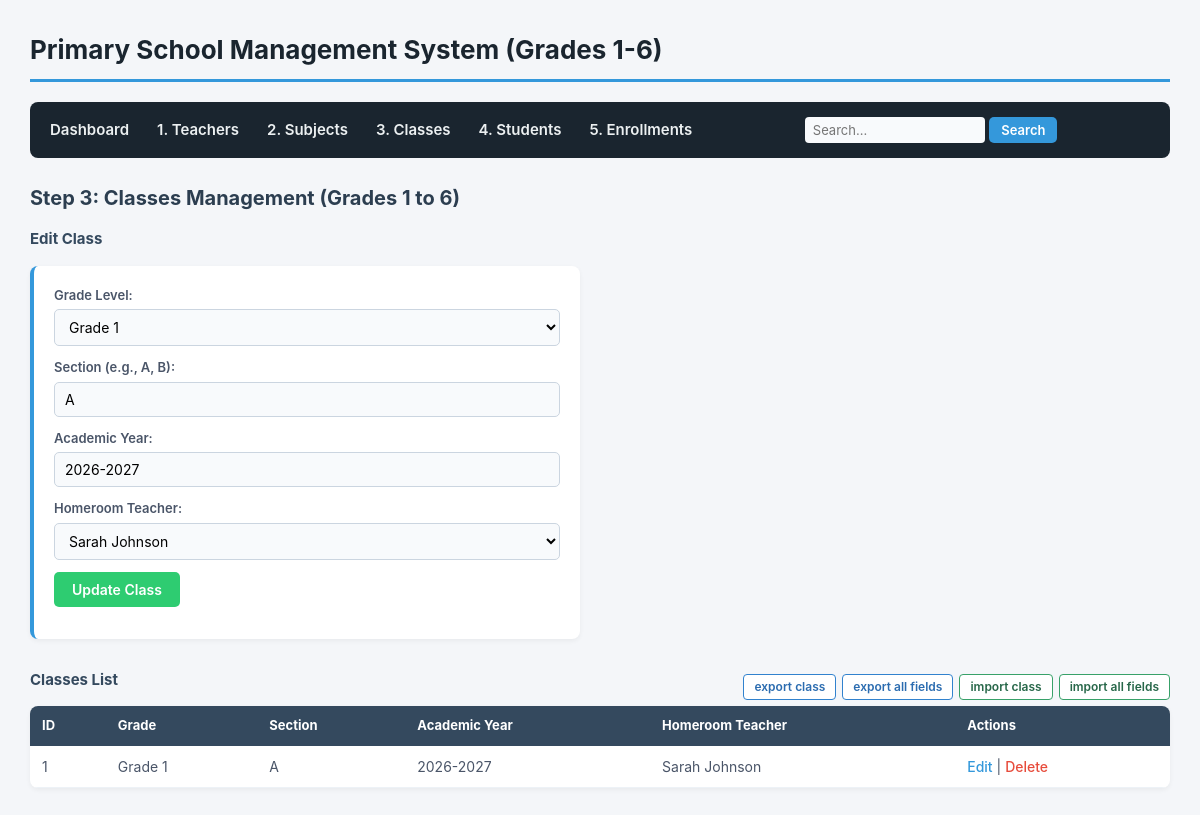
/classes.php?edit=1, run on the app's committed database.
### tables this page shows
CREATE TABLE `classes` (
  `class_id` int(11) NOT NULL,
  `grade_level` int(11) NOT NULL CHECK (`grade_level` between 1 and 6),
  `section` varchar(5) NOT NULL,
  `academic_year` varchar(9) NOT NULL,
  `homeroom_teacher_id` int(11) DEFAULT NULL
);

CREATE TABLE `teachers` (
  `teacher_id` int(11) NOT NULL,
  `first_name` varchar(50) NOT NULL,
  `last_name` varchar(50) NOT NULL,
  `email` varchar(100) NOT NULL,
  `phone` varchar(20) DEFAULT NULL,
  `hire_date` date DEFAULT curdate()
);

### classes.php (the view, shortened to what this page needs)
<?php
require_once 'db.php';
$edit_class = isset($_GET['edit']) ? $pdo->prepare("SELECT * FROM classes WHERE class_id = ?") : null;
if ($edit_class) {
    $edit_class->execute([$_GET['edit']]);
    $edit_class = $edit_class->fetch();
}
$teachers = $pdo->query("SELECT * FROM teachers ORDER BY first_name ASC")->fetchAll();
$classes  = $pdo->query("
    SELECT c.*, CONCAT(t.first_name, ' ', t.last_name) AS teacher_name
    FROM classes c
    LEFT JOIN teachers t ON c.homeroom_teacher_id = t.teacher_id
    ORDER BY c.class_id DESC
")->fetchAll();
include 'header.php';
?>
<h2>Step 3: Classes Management (Grades 1 to 6)</h2>
<h3><?= $edit_class ? 'Edit Class' : 'Add New Class' ?></h3>
<form action="classes.php" method="POST">
    <p>
        <label>Grade Level:</label>
        <select name="grade_level" required>
            <?php for ($g = 1; $g <= 6; $g++): ?>
                <option value="<?= $g ?>" <?= (isset($edit_class['grade_level']) && $edit_class['grade_level'] == $g) ? 'selected' : '' ?>>Grade <?= $g ?></option>
            <?php endfor; ?>
        </select>
    </p>
    <p>
        <label>Section (e.g., A, B):</label>
        <input type="text" name="section" value="<?= $edit_class['section'] ?? '' ?>" required>
    </p>
    <p>
        <label>Academic Year:</label>
        <input type="text" name="academic_year" value="<?= $edit_class['academic_year'] ?? '2026-2027' ?>" required>
    </p>
    <p>
        <label>Homeroom Teacher:</label>
        <select name="homeroom_teacher_id">
            <?php foreach ($teachers as $t): ?>
                <option value="<?= $t['teacher_id'] ?>" <?= (isset($edit_class['homeroom_teacher_id']) && $edit_class['homeroom_teacher_id'] == $t['teacher_id']) ? 'selected' : '' ?>>
                    <?= htmlspecialchars($t['first_name'] . ' ' . $t['last_name']) ?>
                </option>
            <?php endforeach; ?>
        </select>
    </p>
    <p>
        <button type="submit" name="save_class"><?= $edit_class ? 'Update Class' : 'Add Class' ?></button>
    </p>
</form>
<div style="display: flex; justify-content: space-between; align-items: center; margin-top: 30px;">
    <h3>Classes List</h3>
    <div style="display: flex; gap: 6px;">
        <a href="db_tools.php?action=export_data&table=classes" class="btn-tool btn-tool-export">export class</a>
        <a href="db_tools.php?action=export_data&table=all" class="btn-tool btn-tool-export">export all fields</a>
        <button type="button" class="btn-tool btn-tool-import" onclick="openImportModal('Import Classes Data', 'classes')">import class</button>
        <button type="button" class="btn-tool btn-tool-import" onclick="openImportModal('Import All Database Data', 'all')">import all fields</button>
    </div>
</div>
<table>
    <thead>
        <tr><th>ID</th><th>Grade</th><th>Section</th><th>Academic Year</th><th>Homeroom Teacher</th><th>Actions</th></tr>
    </thead>
    <tbody>
        <?php foreach ($classes as $c): ?>
            <tr>
                <td><?= $c['class_id'] ?></td>
                <td>Grade <?= $c['grade_level'] ?></td>
                <td><?= htmlspecialchars($c['section']) ?></td>
                <td><?= htmlspecialchars($c['academic_year']) ?></td>
                <td><?= htmlspecialchars($c['teacher_name'] ?? 'Unassigned') ?></td>
                <td>
                    <a href="classes.php?edit=<?= $c['class_id'] ?>">Edit</a> |
                    <a href="classes.php?delete=<?= $c['class_id'] ?>" class="btn-delete" onclick="return confirm('Delete class?')">Delete</a>
                </td>
            </tr>
        <?php endforeach; ?>
    </tbody>
</table>
</body>
</html>

### style.css (style rules this page uses)
* { box-sizing: border-box; margin: 0; padding: 0; font-family: -apple-system, BlinkMacSystemFont, "Segoe UI", Roboto, Arial, sans-serif; }
body { background-color: #f4f6f9; color: #333; padding: 30px; line-height: 1.5; }
h2 { color: #2c3e50; margin-bottom: 15px; font-size: 20px; }
h3 { color: #34495e; margin-bottom: 15px; font-size: 15px; }
form { background-color: #ffffff; padding: 20px; border-radius: 8px; box-shadow: 0 2px 5px rgba(0,0,0,0.05); margin-bottom: 25px; max-width: 550px; border-left: 4px solid #3498db; }
form p { margin-bottom: 12px; }
label { font-weight: 600; font-size: 13px; color: #4a5568; display: block; margin-bottom: 4px; }
input[type="text"], input[type="email"], input[type="date"], select, textarea { width: 100%; padding: 8px 10px; border: 1px solid #cbd5e0; border-radius: 5px; font-size: 14px; background-color: #f8fafc; }
button[type="submit"] { background-color: #2ecc71; color: white; border: none; padding: 9px 18px; font-size: 14px; font-weight: 600; border-radius: 5px; cursor: pointer; }
table { width: 100%; border-collapse: collapse; background-color: #ffffff; border-radius: 8px; overflow: hidden; box-shadow: 0 2px 5px rgba(0,0,0,0.05); margin-bottom: 20px; }
th { background-color: #34495e; color: #ffffff; text-align: left; padding: 10px 12px; font-size: 13px; }
td { padding: 10px 12px; border-bottom: 1px solid #edf2f7; font-size: 14px; color: #4a5568; }
a { color: #3498db; text-decoration: none; font-weight: 500; }
a.btn-delete { color: #e74c3c; }
.btn-tool { padding: 6px 10px; font-size: 12px; font-weight: 600; border-radius: 4px; border: 1px solid #cbd5e0; background-color: #ffffff; color: #2d3748; cursor: pointer; text-decoration: none; line-height: 1; }
.btn-tool-export { border-color: #3182ce; color: #2b6cb0; }
.btn-tool-import { border-color: #38a169; color: #276749; }

### data on the page
classes: grade_level "Grade 1", section "A", academic_year "2026-2027", homeroom_teacher_id "Sarah Johnson", class_id "1", grade_level "1", teacher_name "Sarah Johnson"
